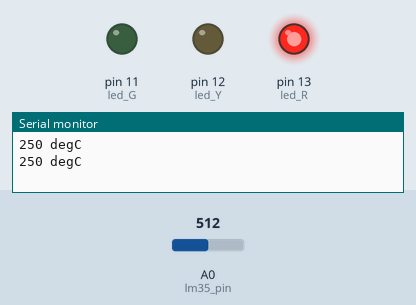
This sketch was run on a simulated Arduino Uno, built with avr-gcc and run on an emulated ATmega328P. Shown: output pins drawn as LEDs (lit = HIGH), the last lines printed to the serial monitor. The test bench sets the inputs (shaded band); at power-on: A0 (lm35_pin) = 512.

Above: at 1.2 s.
1.3 s: A0 (lm35_pin) set to 67
2.8 s: A0 (lm35_pin) set to 60
At 3.9 s:
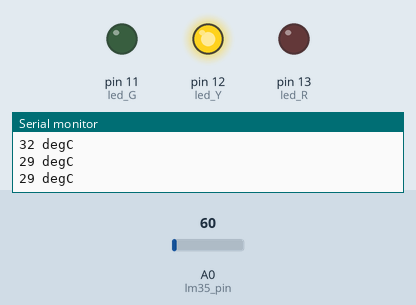
4.3 s: A0 (lm35_pin) set to 20
At 5.1 s:
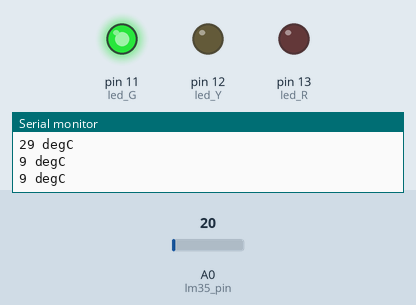
5.8 s: A0 (lm35_pin) set to 122
At 6.2 s:
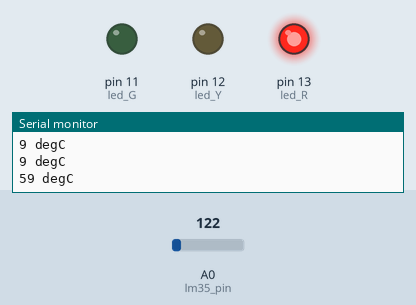
7.3 s: A0 (lm35_pin) set to 10
At 8.6 s:
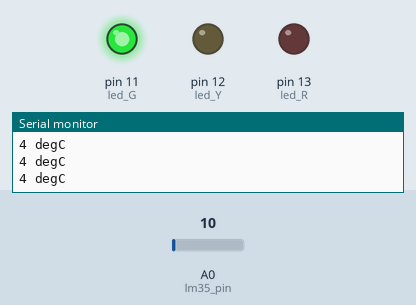
Timing chart, 0 to 9.8 s (numbered marks = the images above; inputs shaded):
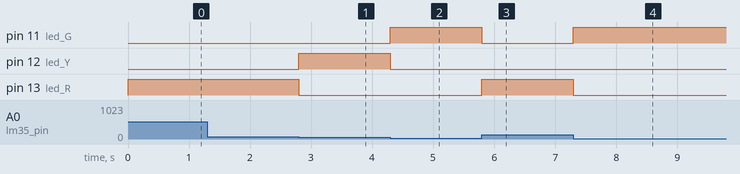

The sketch:

P58-2_LM35_deg_RYG_LED.ino
```cpp
/*
*P58-2
*設計Arduino 程式，使用Arduino 板配合LM35 溫度感測器測量環境溫度，
*以Serial Monitor 視窗顯示環境溫度，當環境溫度大於30°C時，點亮紅色LED；
*當環境溫度介於20°C~30°C時，點亮黃色LED；
*當環境溫度小於20°C時，點亮綠色LED。
*/

#define SEND_INTERVAL 500 //ms，interval between sending serial data

const byte lm35_pin = A0;

const uint8_t led_R = 13; //Red LED
const uint8_t led_Y = 12; //Yellow LED
const uint8_t led_G = 11; //Green LED

uint32_t last_send = 0;

long temperature = 0;

void setup()
{
	Serial.begin(9600);

	pinMode(led_R, OUTPUT);
	pinMode(led_Y, OUTPUT);
	pinMode(led_G, OUTPUT);

	digitalWrite(led_R, LOW);
	digitalWrite(led_G, LOW);
	digitalWrite(led_Y, LOW);
}

void loop()
{
	uint32_t now = millis();

	temperature = get_temp(lm35_pin);

	if(now-last_send >= SEND_INTERVAL)
	{
		Serial.print(temperature);
		Serial.println(" degC");
		last_send = now;
	}

	if(temperature > 30)
	{
		digitalWrite(led_R, HIGH);
		digitalWrite(led_G, LOW);
		digitalWrite(led_Y, LOW);
	}
	else if(temperature > 20 && temperature <= 30)
	{
		digitalWrite(led_R, LOW);
		digitalWrite(led_G, LOW);
		digitalWrite(led_Y, HIGH);
	}
	else
	{
		digitalWrite(led_R, LOW);
		digitalWrite(led_G, HIGH);
		digitalWrite(led_Y, LOW);
	}
}

long get_temp(byte pin)
{
	int val;
	val = analogRead(pin);
	return (long)val*500/1024;
}
```

Measured:
- the behaviour switches between 64 and 63 on A0 (lm35_pin) (found by bisection; images 0 and 1)
- after the input at 2.8 s, pin 12 (led_Y): LOW → HIGH at once; pin 13 (led_R): HIGH → LOW at once
- after the input at 4.3 s, pin 11 (led_G): LOW → HIGH at once; pin 12 (led_Y): HIGH → LOW at once
- after the input at 5.8 s, pin 11 (led_G): HIGH → LOW at once; pin 13 (led_R): LOW → HIGH at once
- after the input at 7.3 s, pin 11 (led_G): LOW → HIGH at once; pin 13 (led_R): HIGH → LOW at once
